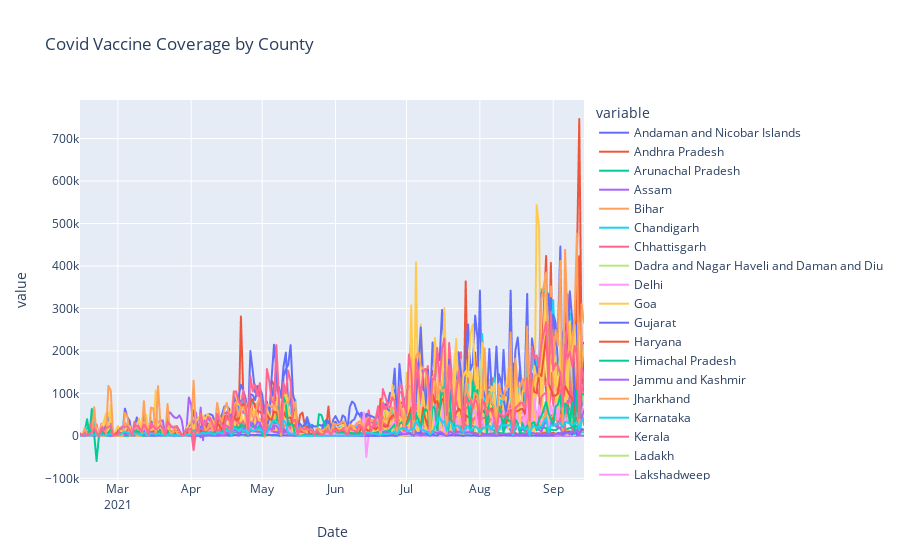

The code cell stored with this chart in its notebook:
### Code cell
fig = px.line(vaccine_onlystate_daily, x='Date', y=vaccine_onlystate_daily.columns,
              hover_data={'Date': "|%B %d, %Y, %a"},
              title='Covid Vaccine Coverage by County')
fig.update_xaxes(
    dtick="M1",
    tickformat="%b\n%Y")
fig.show()

### Figure 1 — Plotly figure (JSON) as saved in the notebook; plotly's stock layout.template omitted (floating-point values rounded to 4 significant figures; data arrays with more than 128 entries replaced by an {"elided": "..."} marker saying what was removed)
{"data": [{"hovertemplate": "variable=Andaman and Nicobar Islands<br>Date=%{x|%B %d, %Y, %a}<br>value=%{y}<extra></extra>", "legendgroup": "Andaman and Nicobar Islands", "line": {"color": "#636efa", "dash": "solid"}, "marker": {"symbol": "circle"}, "mode": "lines", "name": "Andaman and Nicobar Islands", "showlegend": true, "type": "scattergl", "x": {"elided": "212 str values"}, "xaxis": "x", "y": {"elided": "212 int values"}, "yaxis": "y"}, {"hovertemplate": "variable=Andhra Pradesh<br>Date=%{x|%B %d, %Y, %a}<br>value=%{y}<extra></extra>", "legendgroup": "Andhra Pradesh", "line": {"color": "#EF553B", "dash": "solid"}, "marker": {"symbol": "circle"}, "mode": "lines", "name": "Andhra Pradesh", "showlegend": true, "type": "scattergl", "x": {"elided": "212 str values"}, "xaxis": "x", "y": {"elided": "212 int values"}, "yaxis": "y"}, {"hovertemplate": "variable=Arunachal Pradesh<br>Date=%{x|%B %d, %Y, %a}<br>value=%{y}<extra></extra>", "legendgroup": "Arunachal Pradesh", "line": {"color": "#00cc96", "dash": "solid"}, "marker": {"symbol": "circle"}, "mode": "lines", "name": "Arunachal Pradesh", "showlegend": true, "type": "scattergl", "x": {"elided": "212 str values"}, "xaxis": "x", "y": {"elided": "212 int values"}, "yaxis": "y"}, {"hovertemplate": "variable=Assam<br>Date=%{x|%B %d, %Y, %a}<br>value=%{y}<extra></extra>", "legendgroup": "Assam", "line": {"color": "#ab63fa", "dash": "solid"}, "marker": {"symbol": "circle"}, "mode": "lines", "name": "Assam", "showlegend": true, "type": "scattergl", "x": {"elided": "212 str values"}, "xaxis": "x", "y": {"elided": "212 int values"}, "yaxis": "y"}, {"hovertemplate": "variable=Bihar<br>Date=%{x|%B %d, %Y, %a}<br>value=%{y}<extra></extra>", "legendgroup": "Bihar", "line": {"color": "#FFA15A", "dash": "solid"}, "marker": {"symbol": "circle"}, "mode": "lines", "name": "Bihar", "showlegend": true, "type": "scattergl", "x": {"elided": "212 str values"}, "xaxis": "x", "y": {"elided": "212 int values"}, "yaxis": "y"}, {"hovertemplate": "variable=Chandigarh<br>Date=%{x|%B %d, %Y, %a}<br>value=%{y}<extra></extra>", "legendgroup": "Chandigarh", "line": {"color": "#19d3f3", "dash": "solid"}, "marker": {"symbol": "circle"}, "mode": "lines", "name": "Chandigarh", "showlegend": true, "type": "scattergl", "x": {"elided": "212 str values"}, "xaxis": "x", "y": {"elided": "212 int values"}, "yaxis": "y"}, {"hovertemplate": "variable=Chhattisgarh<br>Date=%{x|%B %d, %Y, %a}<br>value=%{y}<extra></extra>", "legendgroup": "Chhattisgarh", "line": {"color": "#FF6692", "dash": "solid"}, "marker": {"symbol": "circle"}, "mode": "lines", "name": "Chhattisgarh", "showlegend": true, "type": "scattergl", "x": {"elided": "212 str values"}, "xaxis": "x", "y": {"elided": "212 int values"}, "yaxis": "y"}, {"hovertemplate": "variable=Dadra and Nagar Haveli and Daman and Diu<br>Date=%{x|%B %d, %Y, %a}<br>value=%{y}<extra></extra>", "legendgroup": "Dadra and Nagar Haveli and Daman and Diu", "line": {"color": "#B6E880", "dash": "solid"}, "marker": {"symbol": "circle"}, "mode": "lines", "name": "Dadra and Nagar Haveli and Daman and Diu", "showlegend": true, "type": "scattergl", "x": {"elided": "212 str values"}, "xaxis": "x", "y": {"elided": "212 int values"}, "yaxis": "y"}, {"hovertemplate": "variable=Delhi<br>Date=%{x|%B %d, %Y, %a}<br>value=%{y}<extra></extra>", "legendgroup": "Delhi", "line": {"color": "#FF97FF", "dash": "solid"}, "marker": {"symbol": "circle"}, "mode": "lines", "name": "Delhi", "showlegend": true, "type": "scattergl", "x": {"elided": "212 str values"}, "xaxis": "x", "y": {"elided": "212 int values"}, "yaxis": "y"}, {"hovertemplate": "variable=Goa<br>Date=%{x|%B %d, %Y, %a}<br>value=%{y}<extra></extra>", "legendgroup": "Goa", "line": {"color": "#FECB52", "dash": "solid"}, "marker": {"symbol": "circle"}, "mode": "lines", "name": "Goa", "showlegend": true, "type": "scattergl", "x": {"elided": "212 str values"}, "xaxis": "x", "y": {"elided": "212 int values"}, "yaxis": "y"}, {"hovertemplate": "variable=Gujarat<br>Date=%{x|%B %d, %Y, %a}<br>value=%{y}<extra></extra>", "legendgroup": "Gujarat", "line": {"color": "#636efa", "dash": "solid"}, "marker": {"symbol": "circle"}, "mode": "lines", "name": "Gujarat", "showlegend": true, "type": "scattergl", "x": {"elided": "212 str values"}, "xaxis": "x", "y": {"elided": "212 int values"}, "yaxis": "y"}, {"hovertemplate": "variable=Haryana<br>Date=%{x|%B %d, %Y, %a}<br>value=%{y}<extra></extra>", "legendgroup": "Haryana", "line": {"color": "#EF553B", "dash": "solid"}, "marker": {"symbol": "circle"}, "mode": "lines", "name": "Haryana", "showlegend": true, "type": "scattergl", "x": {"elided": "212 str values"}, "xaxis": "x", "y": {"elided": "212 int values"}, "yaxis": "y"}, {"hovertemplate": "variable=Himachal Pradesh<br>Date=%{x|%B %d, %Y, %a}<br>value=%{y}<extra></extra>", "legendgroup": "Himachal Pradesh", "line": {"color": "#00cc96", "dash": "solid"}, "marker": {"symbol": "circle"}, "mode": "lines", "name": "Himachal Pradesh", "showlegend": true, "type": "scattergl", "x": {"elided": "212 str values"}, "xaxis": "x", "y": {"elided": "212 int values"}, "yaxis": "y"}, {"hovertemplate": "variable=Jammu and Kashmir<br>Date=%{x|%B %d, %Y, %a}<br>value=%{y}<extra></extra>", "legendgroup": "Jammu and Kashmir", "line": {"color": "#ab63fa", "dash": "solid"}, "marker": {"symbol": "circle"}, "mode": "lines", "name": "Jammu and Kashmir", "showlegend": true, "type": "scattergl", "x": {"elided": "212 str values"}, "xaxis": "x", "y": {"elided": "212 int values"}, "yaxis": "y"}, {"hovertemplate": "variable=Jharkhand<br>Date=%{x|%B %d, %Y, %a}<br>value=%{y}<extra></extra>", "legendgroup": "Jharkhand", "line": {"color": "#FFA15A", "dash": "solid"}, "marker": {"symbol": "circle"}, "mode": "lines", "name": "Jharkhand", "showlegend": true, "type": "scattergl", "x": {"elided": "212 str values"}, "xaxis": "x", "y": {"elided": "212 int values"}, "yaxis": "y"}, {"hovertemplate": "variable=Karnataka<br>Date=%{x|%B %d, %Y, %a}<br>value=%{y}<extra></extra>", "legendgroup": "Karnataka", "line": {"color": "#19d3f3", "dash": "solid"}, "marker": {"symbol": "circle"}, "mode": "lines", "name": "Karnataka", "showlegend": true, "type": "scattergl", "x": {"elided": "212 str values"}, "xaxis": "x", "y": {"elided": "212 int values"}, "yaxis": "y"}, {"hovertemplate": "variable=Kerala<br>Date=%{x|%B %d, %Y, %a}<br>value=%{y}<extra></extra>", "legendgroup": "Kerala", "line": {"color": "#FF6692", "dash": "solid"}, "marker": {"symbol": "circle"}, "mode": "lines", "name": "Kerala", "showlegend": true, "type": "scattergl", "x": {"elided": "212 str values"}, "xaxis": "x", "y": {"elided": "212 int values"}, "yaxis": "y"}, {"hovertemplate": "variable=Ladakh<br>Date=%{x|%B %d, %Y, %a}<br>value=%{y}<extra></extra>", "legendgroup": "Ladakh", "line": {"color": "#B6E880", "dash": "solid"}, "marker": {"symbol": "circle"}, "mode": "lines", "name": "Ladakh", "showlegend": true, "type": "scattergl", "x": {"elided": "212 str values"}, "xaxis": "x", "y": {"elided": "212 int values"}, "yaxis": "y"}, {"hovertemplate": "variable=Lakshadweep<br>Date=%{x|%B %d, %Y, %a}<br>value=%{y}<extra></extra>", "legendgroup": "Lakshadweep", "line": {"color": "#FF97FF", "dash": "solid"}, "marker": {"symbol": "circle"}, "mode": "lines", "name": "Lakshadweep", "showlegend": true, "type": "scattergl", "x": {"elided": "212 str values"}, "xaxis": "x", "y": {"elided": "212 int values"}, "yaxis": "y"}, {"hovertemplate": "variable=Madhya Pradesh<br>Date=%{x|%B %d, %Y, %a}<br>value=%{y}<extra></extra>", "legendgroup": "Madhya Pradesh", "line": {"color": "#FECB52", "dash": "solid"}, "marker": {"symbol": "circle"}, "mode": "lines", "name": "Madhya Pradesh", "showlegend": true, "type": "scattergl", "x": {"elided": "212 str values"}, "xaxis": "x", "y": {"elided": "212 int values"}, "yaxis": "y"}, {"hovertemplate": "variable=Maharashtra<br>Date=%{x|%B %d, %Y, %a}<br>value=%{y}<extra></extra>", "legendgroup": "Maharashtra", "line": {"color": "#636efa", "dash": "solid"}, "marker": {"symbol": "circle"}, "mode": "lines", "name": "Maharashtra", "showlegend": true, "type": "scattergl", "x": {"elided": "212 str values"}, "xaxis": "x", "y": {"elided": "212 int values"}, "yaxis": "y"}, {"hovertemplate": "variable=Manipur<br>Date=%{x|%B %d, %Y, %a}<br>value=%{y}<extra></extra>", "legendgroup": "Manipur", "line": {"color": "#EF553B", "dash": "solid"}, "marker": {"symbol": "circle"}, "mode": "lines", "name": "Manipur", "showlegend": true, "type": "scattergl", "x": {"elided": "212 str values"}, "xaxis": "x", "y": {"elided": "212 int values"}, "yaxis": "y"}, {"hovertemplate": "variable=Meghalaya<br>Date=%{x|%B %d, %Y, %a}<br>value=%{y}<extra></extra>", "legendgroup": "Meghalaya", "line": {"color": "#00cc96", "dash": "solid"}, "marker": {"symbol": "circle"}, "mode": "lines", "name": "Meghalaya", "showlegend": true, "type": "scattergl", "x": {"elided": "212 str values"}, "xaxis": "x", "y": {"elided": "212 int values"}, "yaxis": "y"}, {"hovertemplate": "variable=Miscellaneous<br>Date=%{x|%B %d, %Y, %a}<br>value=%{y}<extra></extra>", "legendgroup": "Miscellaneous", "line": {"color": "#ab63fa", "dash": "solid"}, "marker": {"symbol": "circle"}, "mode": "lines", "name": "Miscellaneous", "showlegend": true, "type": "scattergl", "x": {"elided": "212 str values"}, "xaxis": "x", "y": {"elided": "212 int values"}, "yaxis": "y"}, {"hovertemplate": "variable=Mizoram<br>Date=%{x|%B %d, %Y, %a}<br>value=%{y}<extra></extra>", "legendgroup": "Mizoram", "line": {"color": "#FFA15A", "dash": "solid"}, "marker": {"symbol": "circle"}, "mode": "lines", "name": "Mizoram", "showlegend": true, "type": "scattergl", "x": {"elided": "212 str values"}, "xaxis": "x", "y": {"elided": "212 int values"}, "yaxis": "y"}, {"hovertemplate": "variable=Nagaland<br>Date=%{x|%B %d, %Y, %a}<br>value=%{y}<extra></extra>", "legendgroup": "Nagaland", "line": {"color": "#19d3f3", "dash": "solid"}, "marker": {"symbol": "circle"}, "mode": "lines", "name": "Nagaland", "showlegend": true, "type": "scattergl", "x": {"elided": "212 str values"}, "xaxis": "x", "y": {"elided": "212 int values"}, "yaxis": "y"}, {"hovertemplate": "variable=Odisha<br>Date=%{x|%B %d, %Y, %a}<br>value=%{y}<extra></extra>", "legendgroup": "Odisha", "line": {"color": "#FF6692", "dash": "solid"}, "marker": {"symbol": "circle"}, "mode": "lines", "name": "Odisha", "showlegend": true, "type": "scattergl", "x": {"elided": "212 str values"}, "xaxis": "x", "y": {"elided": "212 int values"}, "yaxis": "y"}, {"hovertemplate": "variable=Puducherry<br>Date=%{x|%B %d, %Y, %a}<br>value=%{y}<extra></extra>", "legendgroup": "Puducherry", "line": {"color": "#B6E880", "dash": "solid"}, "marker": {"symbol": "circle"}, "mode": "lines", "name": "Puducherry", "showlegend": true, "type": "scattergl", "x": {"elided": "212 str values"}, "xaxis": "x", "y": {"elided": "212 int values"}, "yaxis": "y"}, {"hovertemplate": "variable=Punjab<br>Date=%{x|%B %d, %Y, %a}<br>value=%{y}<extra></extra>", "legendgroup": "Punjab", "line": {"color": "#FF97FF", "dash": "solid"}, "marker": {"symbol": "circle"}, "mode": "lines", "name": "Punjab", "showlegend": true, "type": "scattergl", "x": {"elided": "212 str values"}, "xaxis": "x", "y": {"elided": "212 int values"}, "yaxis": "y"}, {"hovertemplate": "variable=Rajasthan<br>Date=%{x|%B %d, %Y, %a}<br>value=%{y}<extra></extra>", "legendgroup": "Rajasthan", "line": {"color": "#FECB52", "dash": "solid"}, "marker": {"symbol": "circle"}, "mode": "lines", "name": "Rajasthan", "showlegend": true, "type": "scattergl", "x": {"elided": "212 str values"}, "xaxis": "x", "y": {"elided": "212 int values"}, "yaxis": "y"}, {"hovertemplate": "variable=Sikkim<br>Date=%{x|%B %d, %Y, %a}<br>value=%{y}<extra></extra>", "legendgroup": "Sikkim", "line": {"color": "#636efa", "dash": "solid"}, "marker": {"symbol": "circle"}, "mode": "lines", "name": "Sikkim", "showlegend": true, "type": "scattergl", "x": {"elided": "212 str values"}, "xaxis": "x", "y": {"elided": "212 int values"}, "yaxis": "y"}, {"hovertemplate": "variable=Tamil Nadu<br>Date=%{x|%B %d, %Y, %a}<br>value=%{y}<extra></extra>", "legendgroup": "Tamil Nadu", "line": {"color": "#EF553B", "dash": "solid"}, "marker": {"symbol": "circle"}, "mode": "lines", "name": "Tamil Nadu", "showlegend": true, "type": "scattergl", "x": {"elided": "212 str values"}, "xaxis": "x", "y": {"elided": "212 int values"}, "yaxis": "y"}, {"hovertemplate": "variable=Telangana<br>Date=%{x|%B %d, %Y, %a}<br>value=%{y}<extra></extra>", "legendgroup": "Telangana", "line": {"color": "#00cc96", "dash": "solid"}, "marker": {"symbol": "circle"}, "mode": "lines", "name": "Telangana", "showlegend": true, "type": "scattergl", "x": {"elided": "212 str values"}, "xaxis": "x", "y": {"elided": "212 int values"}, "yaxis": "y"}, {"hovertemplate": "variable=Tripura<br>Date=%{x|%B %d, %Y, %a}<br>value=%{y}<extra></extra>", "legendgroup": "Tripura", "line": {"color": "#ab63fa", "dash": "solid"}, "marker": {"symbol": "circle"}, "mode": "lines", "name": "Tripura", "showlegend": true, "type": "scattergl", "x": {"elided": "212 str values"}, "xaxis": "x", "y": {"elided": "212 int values"}, "yaxis": "y"}, {"hovertemplate": "variable=Uttar Pradesh<br>Date=%{x|%B %d, %Y, %a}<br>value=%{y}<extra></extra>", "legendgroup": "Uttar Pradesh", "line": {"color": "#FFA15A", "dash": "solid"}, "marker": {"symbol": "circle"}, "mode": "lines", "name": "Uttar Pradesh", "showlegend": true, "type": "scattergl", "x": {"elided": "212 str values"}, "xaxis": "x", "y": {"elided": "212 int values"}, "yaxis": "y"}, {"hovertemplate": "variable=Uttarakhand<br>Date=%{x|%B %d, %Y, %a}<br>value=%{y}<extra></extra>", "legendgroup": "Uttarakhand", "line": {"color": "#19d3f3", "dash": "solid"}, "marker": {"symbol": "circle"}, "mode": "lines", "name": "Uttarakhand", "showlegend": true, "type": "scattergl", "x": {"elided": "212 str values"}, "xaxis": "x", "y": {"elided": "212 int values"}, "yaxis": "y"}, {"hovertemplate": "variable=West Bengal<br>Date=%{x|%B %d, %Y, %a}<br>value=%{y}<extra></extra>", "legendgroup": "West Bengal", "line": {"color": "#FF6692", "dash": "solid"}, "marker": {"symbol": "circle"}, "mode": "lines", "name": "West Bengal", "showlegend": true, "type": "scattergl", "x": {"elided": "212 str values"}, "xaxis": "x", "y": {"elided": "212 int values"}, "yaxis": "y"}], "layout": {"legend": {"title": {"text": "variable"}, "tracegroupgap": 0}, "title": {"text": "Covid Vaccine Coverage by County"}, "xaxis": {"anchor": "y", "domain": [0, 1], "dtick": "M1", "tickformat": "%b\n%Y", "title": {"text": "Date"}}, "yaxis": {"anchor": "x", "domain": [0, 1], "title": {"text": "value"}}}}
